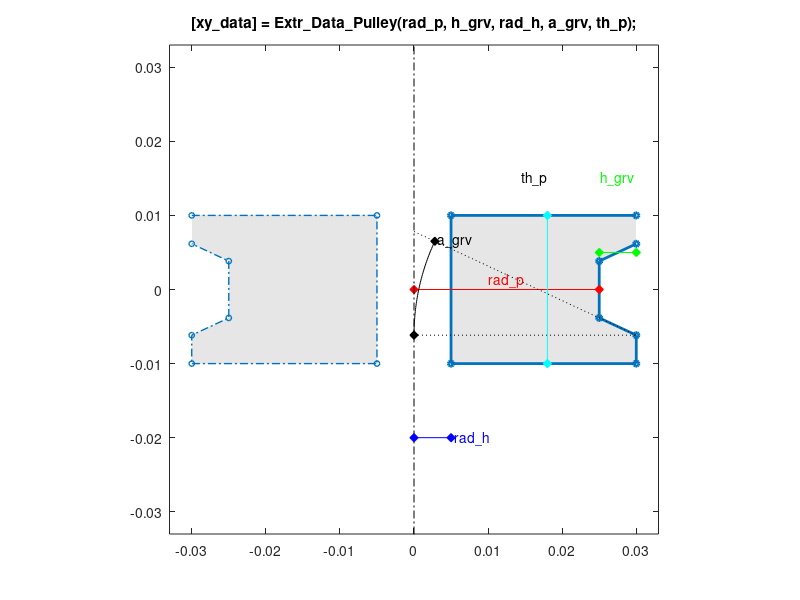

The MATLAB script that drew this image:
function [xy_data] = Extr_Data_Pulley(rad_p, h_grv, rad_h, a_grv, th_p,  varargin)
%Extr_Data_Pulley Produce Produce *revolution* data for a pulley.
%   [xy_data] = Extr_Data_Pulley((rad_p, h_grv, rad_h, a_grv, th_p)
%   This function returns x-y data for a pulley for use in a revolved solid.
%   You can specify:
%       Pulley radius	 rad_p   (radius where cable wraps)
%       Depth of groove	 h_grv   (height of edges surrounding cable)
%       Hole radius      rad_h   
%       Angle of groove	 a_grv   (angle of edges surrounding cable)
%       Pulley thickness th_p
%
%   To see a plot showing parameter values, enter the name
%   of the function with no arguments
%   >> Extr_Data_Pulley
%
%   To see a plot created with your parameter values,
%   add 'plot' as the final argument
%   >> Extr_Data_Pulley(0.025,0.005,0.005,25,0.02,'plot')

% Copyright 2012-2020 The MathWorks, Inc.

% Default data to show diagram
if (nargin == 0)
    rad_p = 0.025;
    rad_h = 0.005;
    h_grv = 0.005;
    a_grv = 25;
    th_p  = 0.02;
end

% Check if plot should be produced
if (isempty(varargin))
    showplot = 'n';
else
    showplot = varargin;
end

d_grv = min(h_grv,(th_p/2)/tand(a_grv));
w_grWall = d_grv*tand(a_grv);

% Calculate revolution data
xy_data = [...
  rad_p+d_grv         ,  0.5 * th_p;...
  rad_h               ,  0.5 * th_p;...
  rad_h               , -0.5 * th_p;...
  rad_p+d_grv         , -0.5 * th_p];

if (w_grWall >= (th_p/2))
  xy_data = [...
      xy_data;...
      rad_p , 0];
else
  xy_data = [...
      xy_data;...
      rad_p+d_grv , -0.5*(th_p)+(0.5*(th_p)-w_grWall)/2;...
      rad_p       , -(0.5*(th_p)-w_grWall)/2;...
      rad_p       , +(0.5*(th_p)-w_grWall)/2;...
      rad_p+d_grv , +0.5*(th_p)-(0.5*(th_p)-w_grWall)/2];
end
    
% Plot diagram to show parameters and extrusion
if (nargin == 0 || strcmpi(showplot,'plot'))
    
    % Figure name
    figString = ['h1_' mfilename];
    % Only create a figure if no figure exists
    figExist = 0;
    fig_hExist = evalin('base',['exist(''' figString ''')']);
    if (fig_hExist)
        figExist = evalin('base',['ishandle(' figString ') && strcmp(get(' figString ', ''type''), ''figure'')']);
    end
    if ~figExist
        fig_h = figure('Name',figString);
        assignin('base',figString,fig_h);
    else
        fig_h = evalin('base',figString);
    end
    figure(fig_h)
    clf(fig_h)
    
    temp_colordef = get(gca,'ColorOrder');
    
    % Plot extrusion
    patch(xy_data(:,1),xy_data(:,2),[1 1 1]*0.90,'EdgeColor','none');
    hold on
    plot(xy_data(:,1),xy_data(:,2),'-','Marker','o','MarkerSize',4,'LineWidth',2);
    axis('equal');
    axis([-1.1 1.1 -1.1 1.1]*(rad_p+d_grv));

    
    % Mirror data to show revolution
    patch(-xy_data(:,1),xy_data(:,2),[1 1 1]*0.90,'EdgeColor','none');
    hold on
    plot(-xy_data(:,1),xy_data(:,2),'-.','Color',temp_colordef(1,:),...
        'MarkerEdgeColor',temp_colordef(1,:),'Marker','o','MarkerSize',4,'LineWidth',1);
    
   
    % Show parameters
    hold on
    
    plot([0 rad_p ],[0 0],'r-d','MarkerFaceColor','r');
    text(rad_p/2,rad_p*0.05,'{\color{red}rad\_p}',...
        'HorizontalAlignment','center');
    
    plot([rad_p rad_p+h_grv],[1 1]*0.5*th_p/2,'g-d','MarkerFaceColor','g');
    text(rad_p+h_grv/2,1.5*th_p/2,'{\color{green}h\_grv}',...
        'HorizontalAlignment','center');
    
    if (w_grWall >= (th_p/2))
       pt_ind = 4;
    else
       pt_ind = 5;
    end

	plot([0 xy_data(pt_ind,1)],[xy_data(pt_ind,2) xy_data(pt_ind,2)],'k:');
	plot([0 xy_data(pt_ind,1)],[xy_data(pt_ind,1)*tand(a_grv)+xy_data(pt_ind,2) xy_data(pt_ind,2)],'k:');

    arc1_r = xy_data(pt_ind,1);

    arc1 = linspace(0,a_grv,50)';
    plot((1-cosd(arc1))*arc1_r,sind(arc1)*arc1_r+xy_data(pt_ind,2),'k-');
    plot((1-cosd(arc1(1)))*arc1_r,sind(arc1(1))*arc1_r+xy_data(pt_ind,2),'kd','MarkerFaceColor','k');
    plot((1-cosd(arc1(end)))*arc1_r,sind(arc1(end))*arc1_r+xy_data(pt_ind,2),'kd','MarkerFaceColor','k');
    text((1-cosd(arc1(end)))*arc1_r,sind(arc1(end))*arc1_r+xy_data(pt_ind,2),' a\_grv');

    plot([0 0], [-1 1]*2*th_p,'k-.');
    plot([0 rad_h],[1 1]*(-th_p),'b-d','MarkerFaceColor','b');
    text(rad_h,-th_p,'{\color{blue} rad\_h}');

	plot([1 1]*(rad_h+rad_p)*0.6,[-1 1]*th_p/2,'c-d','MarkerFaceColor','c');
    text((rad_h+rad_p)*0.6,th_p/2*1.5,'{\color{cyan} th\_p}',...
        'HorizontalAlignment','right');

    title(['[xy\_data] = Extr\_Data\_Pulley(rad\_p, h\_grv, rad\_h, a\_grv, th\_p);']);
    
    hold off
    box on
    clear xy_data
end
